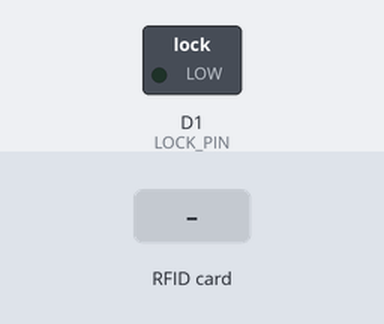
Bench run of a sketch on a simulated ESP8266 (NodeMCU). Parts: switched loads named in the sketch (green lamp = pin HIGH). The test bench sets the inputs (shaded band). WiFi joins after 1.5 s; servers stay silent unless stated; what the sketch prints to the serial monitor is not drawn.

Above: at 2.7 s.
2.8 s: RFID card 37 06 D7 3A held to the reader
At 3.4 s:
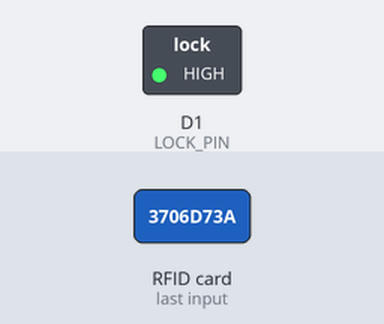
4.3 s: RFID card 03 1C A0 F6 held to the reader
5.8 s: RFID card 5E 7A 19 C4 held to the reader
Timing chart, 0 to 15.8 s (numbered marks = the images above; inputs shaded):
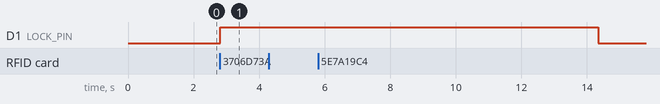

The sketch:

codigo-smartlock-sinricpro.ino
```cpp
// Descomente essa linha para habilitar o debug serial em modo saída
//#define ENABLE_DEBUG
#ifdef ENABLE_DEBUG
       #define DEBUG_ESP_PORT Serial
       #define NODEBUG_WEBSOCKETS
       #define NDEBUG
#endif

// Algumas bibliotecas importantes
#include <Arduino.h>
#include <ESP8266WiFi.h>
#include <SPI.h>
#include <MFRC522.h>
#include <Wire.h>
#include "SinricPro.h"
#include "SinricProLock.h"

// Define os pinos da fechadura inteligente e dos leds de resposta
#define LED_TRUE D0
#define LED_FALSE D4
#define LOCK_PIN D1

// Delay para a fechadura inteligente se trancar
#define TEMP_AUTOLOCK 10000

// Define os pinos do MFRC522-RFID
#define SS_PIN D8
#define RST_PIN D3

// Define as credenciais do wifi e de api
#define WIFI_SSID         "YOUR-WIFI-SSID"    // nome da rede wifi
#define WIFI_PASS         "YOUR-WIFI-PASSWORD"    // senha da rede wifi
#define APP_KEY           "YOUR-APP-KEY-SINRICPRO"      // se parece com isto --> "de0bxxxx-1x3x-4x3x-ax2x-5dabxxxxxxxx"
#define APP_SECRET        "YOUR-APP-SECRET-SINRICPRO"   // se parece com isto --> "5f36xxxx-x3x7-4x3x-xexe-e86724a9xxxx-4c4axxxx-3x3x-x5xe-x9x3-333d65xxxxxx"
#define LOCK_ID           "YOUR-DEVICEID-SINRICPRO"    // se parece com isto --> "5dc1564130xxxxxxxxxxxxxx"

// Setar a taxa de transmissão
#define BAUD_RATE         9600

// Cria uma instancia para o MFRC522
MFRC522 mfrc522(SS_PIN, RST_PIN);

// Variável de tempo para a funcao milis
unsigned long lock_timer = 0;

String valid_card_ids[] = { // string para registrar os cartões válidos
    "3706D73A",
    "031CA0F6"
};

void lock() { // tranca a fechadura inteligente
    digitalWrite(LOCK_PIN, LOW);
    Serial.println("A fechadura foi trancada");
}

void unlock() { // destranca a fechadura inteligente
    digitalWrite(LOCK_PIN, HIGH);
    Serial.println("A fechadura foi destrancada");
}

void start_lock_timer() { // inicia a contagem do tempo na variavel lock_time
    lock_timer = millis();
    Serial.println("Contagem para auto-lock iniciada");
}

void clear_lock_timer() { // reseta a variavel lock_time
    lock_timer = 0;
}

bool lock_timer_has_expired() { // informa que a variavel lock_time chegou no seu valor maximo de X tempo
    if (lock_timer == 0) return false;

    unsigned long passed_time = millis() - lock_timer;
    return passed_time >= TEMP_AUTOLOCK;
}

void unlock_with_auto_relock() { // funcao que inicia o processo de destrancar e trancar a fechadura
    unlock();
    start_lock_timer();
}

void send_lock_state(bool state) {
    SinricProLock &myLock = SinricPro[LOCK_ID];
    myLock.sendLockStateEvent(state);
}

void auto_lock() {
    if (lock_timer_has_expired() == true) {
        Serial.println("Tempo para auto-lock expirado");

        clear_lock_timer();
        lock();
        send_lock_state(true);
    }
}

bool RFID_card_is_present() {
    return (mfrc522.PICC_IsNewCardPresent() == true && mfrc522.PICC_ReadCardSerial() == true);
}

bool RFID_card_is_not_present() {
    return !RFID_card_is_present();
}

String get_RFID_card_ID() {
    char hex_buf[11]{0};

    for (byte i = 0; i < mfrc522.uid.size; i++) {
        sprintf(&hex_buf[i * 2], "%02X", mfrc522.uid.uidByte[i]);
    }

    return String(hex_buf);
}

bool validate_RFID_card(String card_id) {
    for (auto &valid_id : valid_card_ids) {
        if (card_id == valid_id) return true;
    }

    return false;
}

void handleRFID() {
    if (RFID_card_is_not_present()) return;

    String card_id            = get_RFID_card_ID();
    bool   RFID_card_is_valid = validate_RFID_card(card_id);

    if (RFID_card_is_valid) {
        Serial.printf("O cartao RFID \"%s\" e valido.\r\n", card_id.c_str());

        unlock_with_auto_relock();
        send_lock_state(false);
    } else {
        Serial.printf("O cartao RFID \"%s\" nao e valido.\r\n", card_id.c_str());
    }
}

bool onLockState(String deviceId, bool &lockState) { // recebe o estado da fechadura na api e executa a proxima linha
    if (lockState == false)
  {
        unlock_with_auto_relock();
    } else {
        lock();
  }
  return true;
}

void setupWiFi() { // funcao de setup do Wifi
    Serial.printf("[WIFI] Conectando\r\n");
    WiFi.begin(WIFI_SSID, WIFI_PASS);

    while (WiFi.status() != WL_CONNECTED) {
        Serial.printf("-");
        delay(250);
    }
    Serial.printf("\r\n[CONECTADO] Endereco IP: %s\r\n", WiFi.localIP().toString().c_str());
}

void setupRFID() { // funcao de setup do MFRC522
    SPI.begin();
    mfrc522.PCD_Init();
}

void setupLock() { // define o pino  da fechadura como SAIDA
    pinMode(LOCK_PIN, OUTPUT);
}

void setupSinricPro() { // funcao de setup do SinricPro
    SinricProLock &myLock = SinricPro[LOCK_ID];
    myLock.onLockState(onLockState);
    SinricPro.onConnected([]() { Serial.printf("Conectado ao SinricPro\r\n"); });
    SinricPro.onDisconnected([]() { Serial.printf("Desconectado do SinricPro\r\n"); });
    SinricPro.begin(APP_KEY, APP_SECRET);
}

void setup(){
  Serial.begin(BAUD_RATE);
  Serial.printf("\r\n\r\n");
  setupLock();
  setupRFID();
  setupWiFi();
  setupSinricPro();
//  pinMode(LedVerde, OUTPUT); // define o pino do led verde como saida - encaixar comentario no lugar correto
//  pinMode(LedVermelho, OUTPUT);  // define o pino do led vermelho como saida - encaixar comentario no lugar correto
}

void loop() {

  SinricPro.handle();
  handleRFID();
  auto_lock();
}
```

Measured:
- after the input at 2.8 s, D1 (LOCK_PIN): LOW → HIGH at once
- after the input at 4.3 s, every drawn part: stays the same
